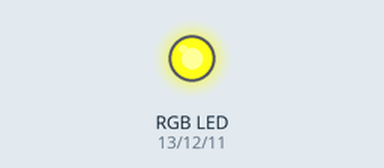
Simulated run of this sketch. Board: Arduino Uno, built with avr-gcc and run on an emulated ATmega328P. Parts: an RGB LED mixed from three pins (HIGH = lit).

Above: at 0.1 s.
Timing chart, 0 to 1.6 s (numbered marks = the images above):
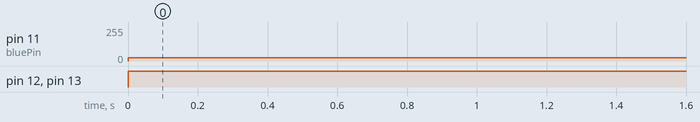

The sketch:

7_led_rgb.ino
```cpp
// En los LEDs RGB de tipo catodo, la pata mas larga va conectada a tierra
// Blue, green, ground, red

int redPin=13;
int greenPin=12;
int bluePin=11;

void setup() {
  pinMode(redPin, OUTPUT);
  pinMode(greenPin, OUTPUT);
  pinMode(bluePin, OUTPUT);
}

void loop() {
  digitalWrite(redPin, HIGH);
  analogWrite(greenPin, 150);
  analogWrite(bluePin, 25);
}
```

Measured:
- by itself, pin 11 (bluePin): 0/255 → 25/255 at 0.00 s
- by itself, pin 12 (greenPin), pin 13 (redPin): LOW → HIGH at 0.00 s
